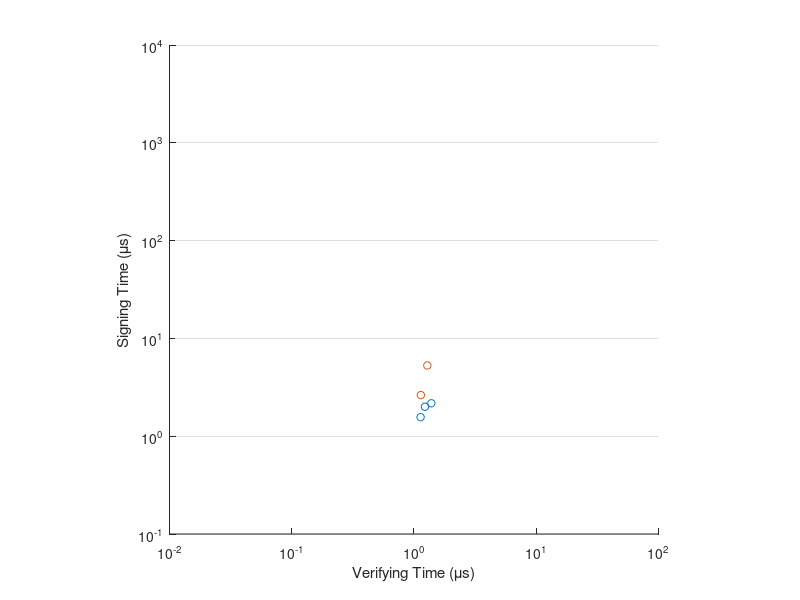

This figure's MATLAB source:


%Dilithium Sign times
x = [0.194727
0.30118
0.336457];

%Dilithium Verify times
y = [5.38E-02
8.95E-02
1.42E-01];

%Falcon Sign times
x1 = [0.420371
0.723592];

%Falcon Verify times
y1 = [0.0559
0.109];


%%%%%%Sphincs+ Sign times

%%%Haraka Sign times%%
x2 = [7.295554
6.84137
154.920122
127.223039
13.35303
10.474239
297.84396
239.504653
24.724417
22.636599
258.22917
202.684292];

%%%SHA256 Sign times%%
x3 = [36.776146
19.825445
707.867853
378.426505
60.113728
32.361305
1324.032423
715.201087
236.233227
62.096827
2165.537508
591.698341];

%%Shake256 Sign times
x4 = [82.90739
45.603018
1520.738942
836.083978
131.592388
73.131604
2638.411854
1480.624835
253.760331
142.070129
2285.694803
1286.607528];


%%%%%%Sphincs+ Verify times

%%%Haraka Verify times%%
y2 = [4.49E-01
3.34E-01
1.71E-01
1.21E-01
7.14E-01
4.96E-01
2.66E-01
1.88E-01
7.06E-01
5.08E-01
3.73E-01
2.66E-01];

%%%SHA256 Verify times%%
y3 = [2.88E+00
1.53E+00
9.86E-01
5.40E-01
4.24E+00
2.27E+00
1.51E+00
7.83E-01
4.85E+00
2.25E+00
2.58E+00
1.12E+00];

%%%Shake Verify times%%
y4 = [1.01E+01
5.35E+00
3.77E+00
1.94E+00
1.70E+01
8.20E+00
5.49E+00
2.76E+00
1.62E+01
8.21E+00
7.82E+00
4.01E+00];

% fig = figure("Name", "only dilithium");
% scatter(y,x,30,'blue')
% hold on
% set(gca, 'YScale', 'log');
% set(gca, 'YGrid', 'on', 'XGrid', 'off');
% %scatter(x1,y1,30,'green')
% %scatter(x2,y2,30,'magenta')
% xlabel('Verifying Time (\mus)');
% ylabel('Signing Time (\mus)');
% axis square;

fig = figure("Name", "all");
scatter(y,x,30,'blue')
hold on
set(gca, 'YScale', 'log');
set(gca, 'XScale', 'log');
set(gca, 'YGrid', 'on', 'XGrid', 'off');
scatter(y1,x1,30,'green')
scatter(y2,x2,30,'magenta')
scatter(y3,x3,30,'black')
scatter(y4,x4,30,'cyan')
xlabel('Verifying Time (\mus)');
ylabel('Signing Time (\mus)');
axis square;